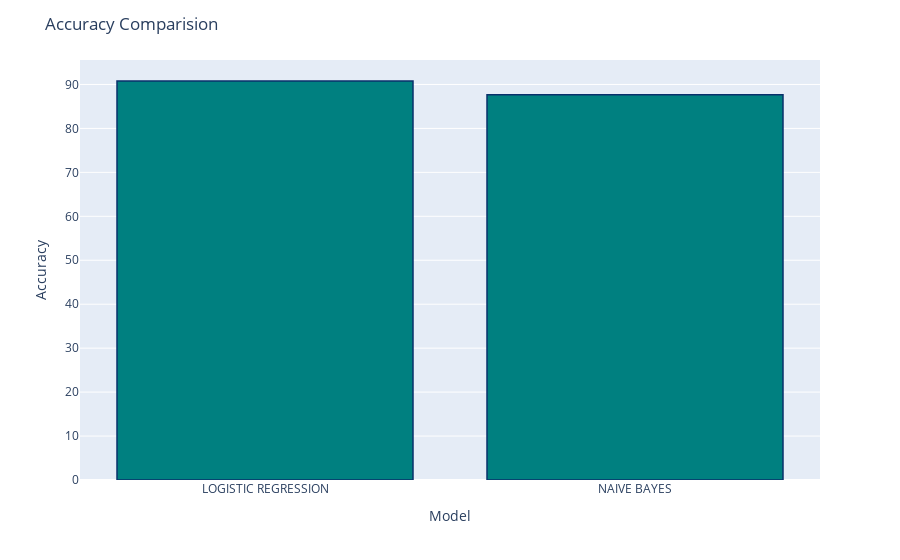

The notebook cell saved with this chart:
### Code cell
import plotly.express as px
fig = px.bar(x=list(accuracies.keys()), y=list(accuracies.values()))
fig.update_traces(marker_color='teal', marker_line_color='rgb(8,48,107)', marker_line_width=1.5)
fig.update_layout(title="Accuracy Comparision", xaxis_title="Model", yaxis_title="Accuracy")
fig.show()

### Figure 1 — Plotly figure (JSON) as saved in the notebook; plotly's stock layout.template omitted (floating-point values rounded to 4 significant figures)
{"data": [{"alignmentgroup": "True", "hovertemplate": "x=%{x}<br>y=%{y}<extra></extra>", "legendgroup": "", "marker": {"color": "teal", "line": {"color": "rgb(8,48,107)", "width": 1.5}, "pattern": {"shape": ""}}, "name": "", "offsetgroup": "", "orientation": "v", "showlegend": false, "textposition": "auto", "type": "bar", "x": ["LOGISTIC REGRESSION", "NAIVE BAYES"], "xaxis": "x", "y": [90.79, 87.67], "yaxis": "y"}], "layout": {"barmode": "relative", "legend": {"tracegroupgap": 0}, "margin": {"t": 60}, "title": {"text": "Accuracy Comparision"}, "xaxis": {"anchor": "y", "domain": [0, 1], "title": {"text": "Model"}}, "yaxis": {"anchor": "x", "domain": [0, 1], "title": {"text": "Accuracy"}}}}
